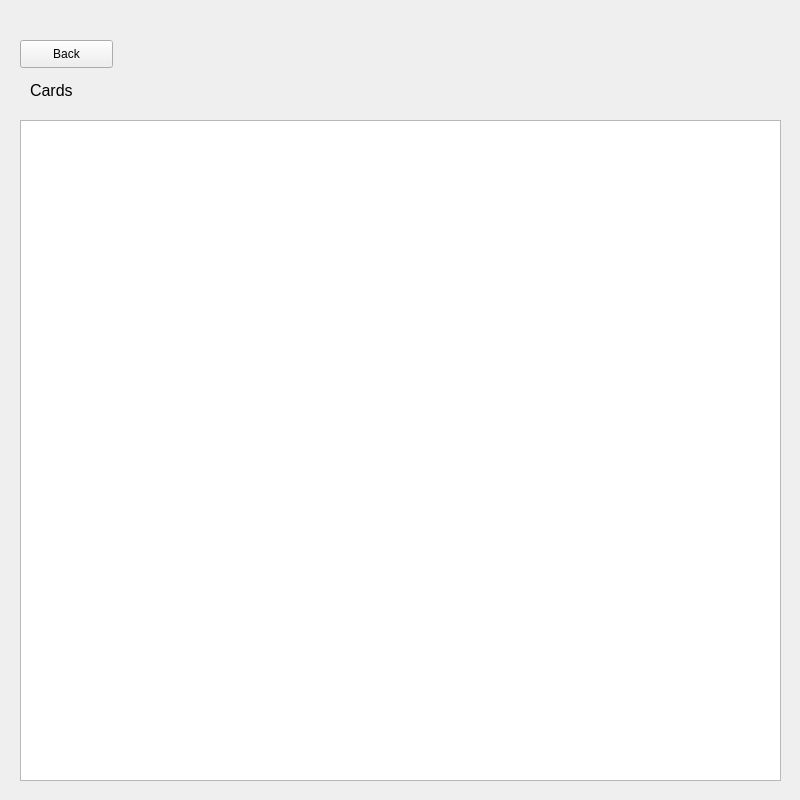
<?xml version="1.0" encoding="UTF-8"?>
<ui version="4.0">
 <class>CardsView</class>
 <widget class="QWidget" name="CardsView">
  <property name="geometry">
   <rect>
    <x>0</x>
    <y>0</y>
    <width>800</width>
    <height>800</height>
   </rect>
  </property>
  <property name="windowTitle">
   <string>Form</string>
  </property>
  <widget class="QListWidget" name="listWidget">
   <property name="geometry">
    <rect>
     <x>20</x>
     <y>120</y>
     <width>761</width>
     <height>661</height>
    </rect>
   </property>
  </widget>
  <widget class="QLabel" name="label">
   <property name="geometry">
    <rect>
     <x>30</x>
     <y>80</y>
     <width>55</width>
     <height>21</height>
    </rect>
   </property>
   <property name="font">
    <font>
     <pointsize>12</pointsize>
    </font>
   </property>
   <property name="text">
    <string>Cards</string>
   </property>
  </widget>
  <widget class="QPushButton" name="pushButton">
   <property name="geometry">
    <rect>
     <x>20</x>
     <y>40</y>
     <width>93</width>
     <height>28</height>
    </rect>
   </property>
   <property name="text">
    <string>Back</string>
   </property>
  </widget>
 </widget>
 <resources/>
 <connections/>
</ui>
